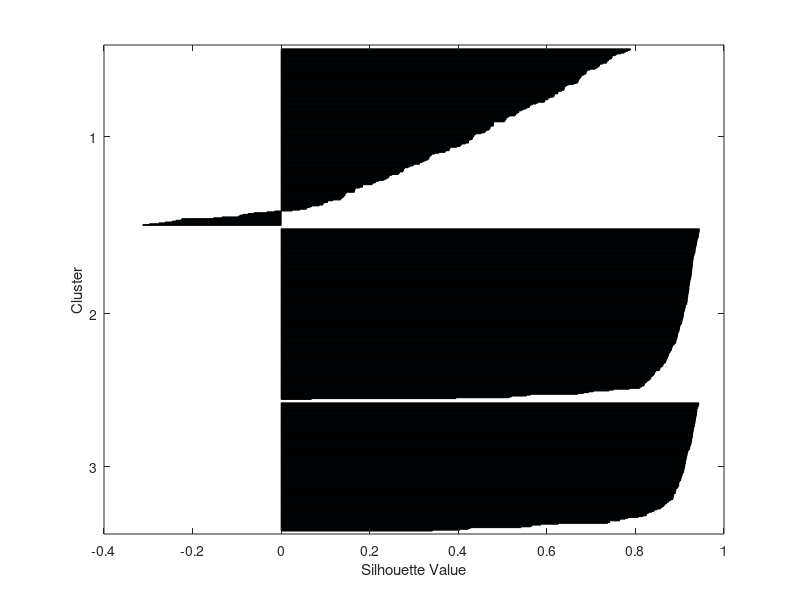
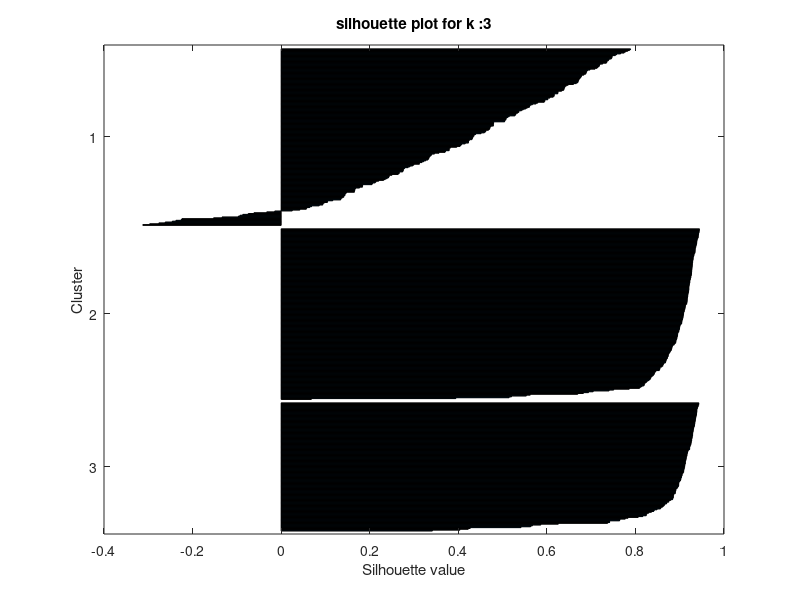
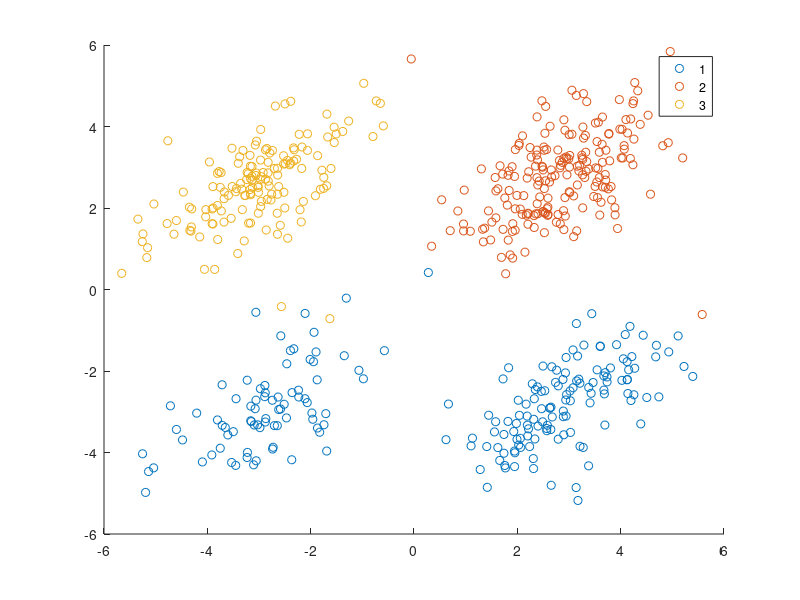
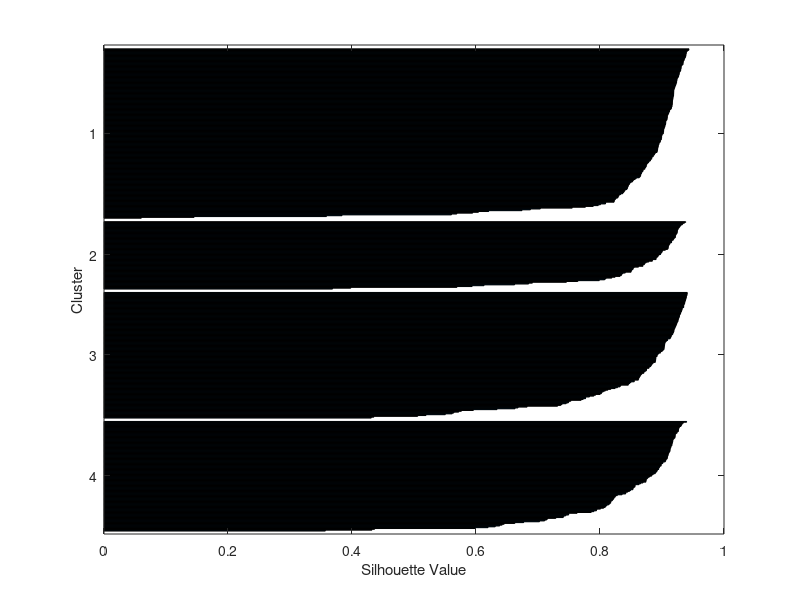

Source code (MATLAB) for these figures, in order:
%loading kmeans
load kmeansdata;

%assing data to a variable 
new_data = X;
%defining k values

k_values = [3,4,5];

%part 2 begins
%%%%%%%%%%%%%%%%%%%%%%%%%%%%%%%%%%%%%%%%%%%%%%%%%%%%%

% %for evaluating matrices
% evl_mtrcs = zeros(length(k_values),1);
% 
% for i =1:length(k_values)
%     %k means clustering for every k value
%     k2 = k_values(i);
%     [indx,c] = kmeans(new_data,k2);
%     %evaluating the clutering perfomance
%     evl_mtrcs(i) = sum(sum(new_data-c(indx,:)));
%     %visualizing 
%     %************************
% 
    % % figure;
    % % gscatter(new_data(:,1),new_data(:,2),indx);
    % % hold on;
    % % %ploting centroids
    % % scatter(c(:,1),c(:,2),100,'k','filled');
    % % title("cluster results");
    % % legend('cluser1','cluster2','cluster3');
    % % hold off;
    % % ***************************
%     if size(new_data,2)<= 3
%         figure;
% 
%         scatter3(new_data(:,1),new_data(:,2),new_data(:,3),[],indx,'filled');
%         title(["k means clustering with k = ",num2str(k2)]);
%          xlabel('Feature 1');
%         ylabel('Feature 2');
%         zlabel('Feature 3');
%         drawnow;
% 
%     end
% 
% end
% 
% [optimal_value, indx_optimal] = min(evl_mtrcs);
% optimal_k = k_values(indx_optimal);
% fprintf('Optimal number of clusters: K = %d\n', optimal_k);
% part 2 end
%%%%%%%%%%%%%%%%%%%%%%%%%%%%%%%%%%%%%%%%%%%%%%%%%%%%%

%part 3

%initializing variables for mean silhouette score
mean_sil_score = zeros(length(k_values),1);

for i =1:length(k_values)
    %k means clustring for every k value
    k2 = k_values(i);
    [indx,centroids] = kmeans(new_data,k2);

    %calculating sihoutte values
    silht_values = silhouette(new_data,indx);
    %calculating 
    mean_sil_score(i) = mean(silht_values);
    %ploting silht values for each cluster 
  
        figure;
        
        silhouette(new_data,indx);
        
        title (["silhouette plot for k :",num2str(k2)]);
        xlabel('Silhouette value');
        ylabel('Cluster');

        %%%%%%%%%%%%%%%%%%%%%%%%%%%%%%%%%%%%%%%%%%%%%%
        %q3 end

  %q4 begin
  %ploting clustrs
  % figure;
  % gscatter(new_data(:,1),new_data(:,2),indx);
  % hold on;
  % plot(centroids(:, 1), centroids(:, 2), 'kx', 'MarkerSize', 15, 'LineWidth', 3);xlabel('Feature 1');
  % ylabel('Feature 2');
  % legend('Cluster 1', 'Cluster 2', 'Cluster 3', 'Centroids');
  % hold off;
  figure;
  gscatter(new_data(:, 1), new_data(:, 2), indx);
  hold on;

   
end
